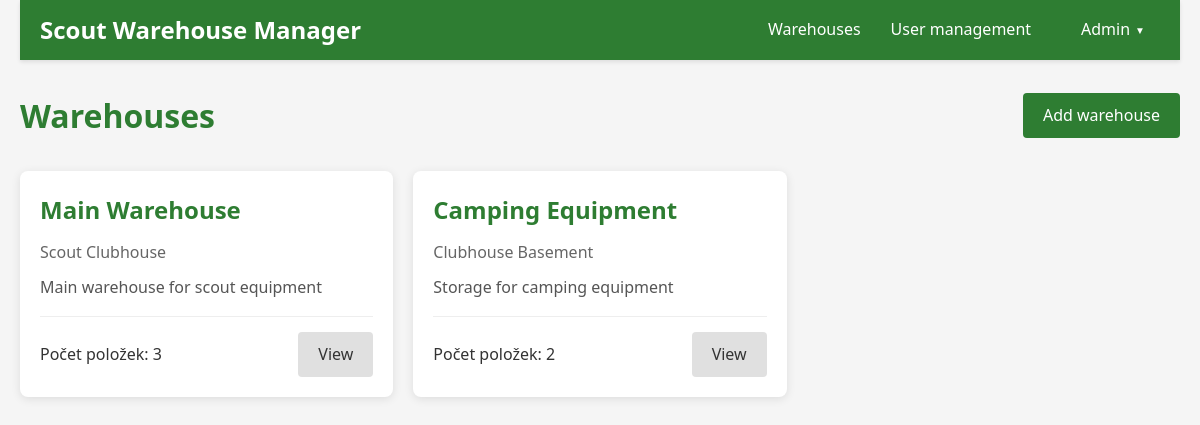
/index.php (signed in), run on the app's committed database.
### tables this page shows
CREATE TABLE warehouses (
    id INT AUTO_INCREMENT PRIMARY KEY,
    name VARCHAR(100) NOT NULL,
    location VARCHAR(255) NOT NULL,
    description TEXT,
    created_by INT,
    created_at TIMESTAMP DEFAULT CURRENT_TIMESTAMP,
    FOREIGN KEY (created_by) REFERENCES users(id) ON DELETE SET NULL
);

### index.php (the view, shortened to what this page needs)
<?php
require_once 'config/database.php';
$stmt = $pdo->query("SELECT w.*,
                     (SELECT COUNT(*) FROM items WHERE warehouse_id = w.id) as item_count
                     FROM warehouses w ORDER BY w.created_at DESC");
$warehouses = $stmt->fetchAll();
?>
<!DOCTYPE html>
<html lang="cs">
<head>
    <link rel="stylesheet" href="css/style.css">
</head>
<body>
    <div class="container">
        <?php include 'includes/header.php'; ?>
        <div class="content">
            <div class="page-header">
                <h1>Warehouses</h1>
                <a href="add_warehouse.php" class="btn btn-primary">Add warehouse</a>
            </div>
            <?php if(empty($warehouses)): ?>
                <div class="empty-state">
                    <p>There are no warehouses yet.</p>
                    <a href="add_warehouse.php" class="btn btn-primary">Add the first warehouse.</a>
                </div>
            <?php else: ?>
                <div class="warehouse-grid">
                    <?php foreach($warehouses as $warehouse): ?>
                        <div class="warehouse-card">
                            <h2><?php echo htmlspecialchars($warehouse['name']); ?></h2>
                            <p class="location"><?php echo htmlspecialchars($warehouse['location']); ?></p>
                            <?php if(!empty($warehouse['description'])): ?>
                                <p class="description"><?php echo htmlspecialchars($warehouse['description']); ?></p>
                            <?php endif; ?>
                            <div class="warehouse-footer">
                                <span>Počet položek: <?php echo $warehouse['item_count']; ?></span>
                                <a href="warehouse.php?id=<?php echo $warehouse['id']; ?>" class="btn btn-secondary">View</a>
                            </div>
                        </div>
                    <?php endforeach; ?>
                </div>
            <?php endif; ?>
        </div>
    </div>
</body>
</html>

### css/style.css (style rules this page uses)
* { margin: 0; padding: 0; box-sizing: border-box; }
body { font-family: 'Segoe UI', Tahoma, Geneva, Verdana, sans-serif; line-height: 1.6; color: #333; background-color: #f5f5f5; }
.container { max-width: 1200px; margin: 0 auto; padding: 0 20px; }
a { color: #2e7d32; text-decoration: none; }
.content { padding: 30px 0; }
.page-header { display: flex; justify-content: space-between; align-items: center; margin-bottom: 30px; }
.page-header h1 { font-size: 2rem; color: #2e7d32; }
.btn { display: inline-block; padding: 10px 20px; border: none; border-radius: 4px; font-size: 1rem; cursor: pointer; text-decoration: none; text-align: center; transition: background-color 0.3s; }
.btn-primary { background-color: #2e7d32; color: white; }
.btn-secondary { background-color: #e0e0e0; color: #333; }
.warehouse-grid { display: grid; grid-template-columns: repeat(auto-fill, minmax(300px, 1fr)); gap: 20px; }
.warehouse-card { background-color: white; border-radius: 8px; box-shadow: 0 2px 10px rgba(0, 0, 0, 0.1); padding: 20px; transition: transform 0.3s, box-shadow 0.3s; }
.warehouse-card h2 { color: #2e7d32; margin-bottom: 10px; }
.warehouse-card .location { color: #666; margin-bottom: 10px; }
.warehouse-card .description { margin-bottom: 15px; color: #555; }
.warehouse-footer { display: flex; justify-content: space-between; align-items: center; margin-top: 15px; padding-top: 15px; border-top: 1px solid #eee; }

### data on the page
warehouses: name "Main Warehouse", location "Scout Clubhouse", description "Main warehouse for scout equipment", item_count "3"
warehouses: name "Camping Equipment", location "Clubhouse Basement", description "Storage for camping equipment", item_count "2"

### other printed values
$_SESSION['user_name'] "Admin"
